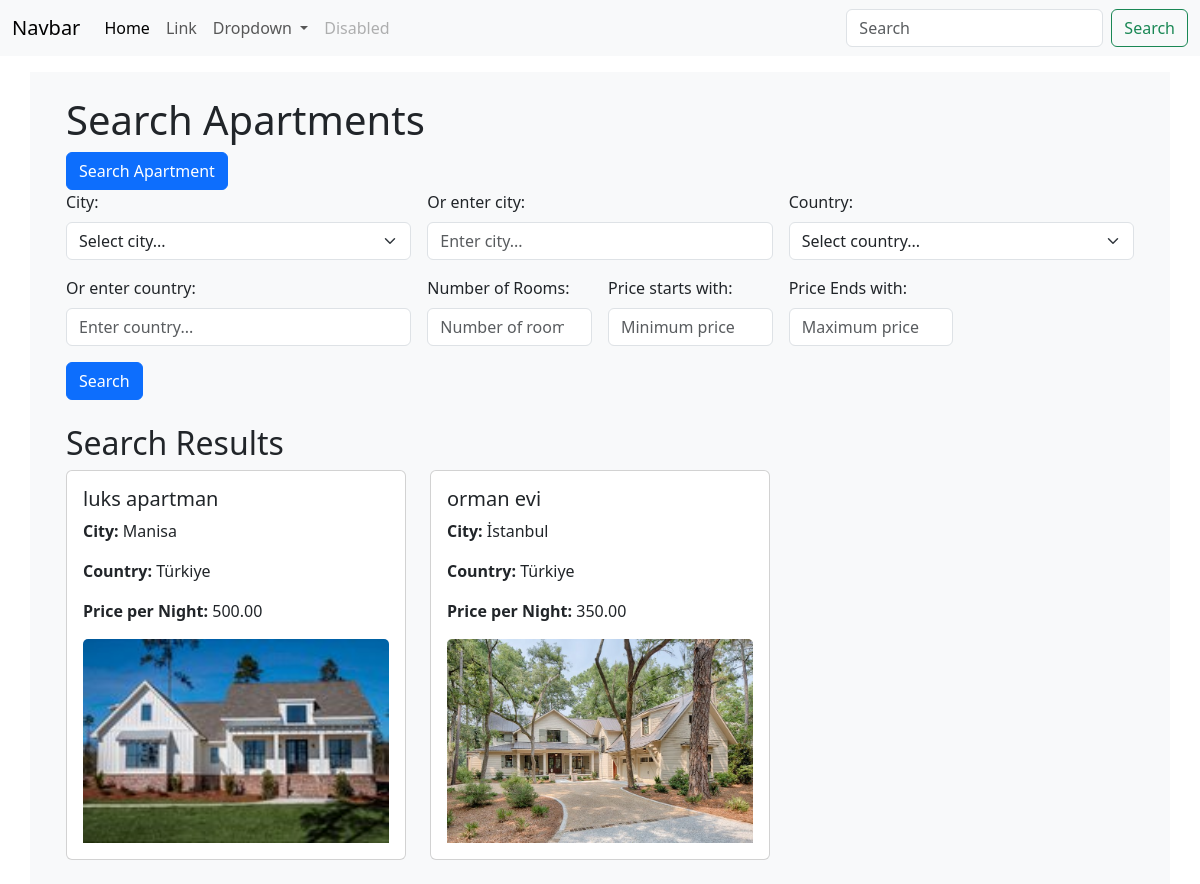
/search/, run on an earlier commit of the app's database.
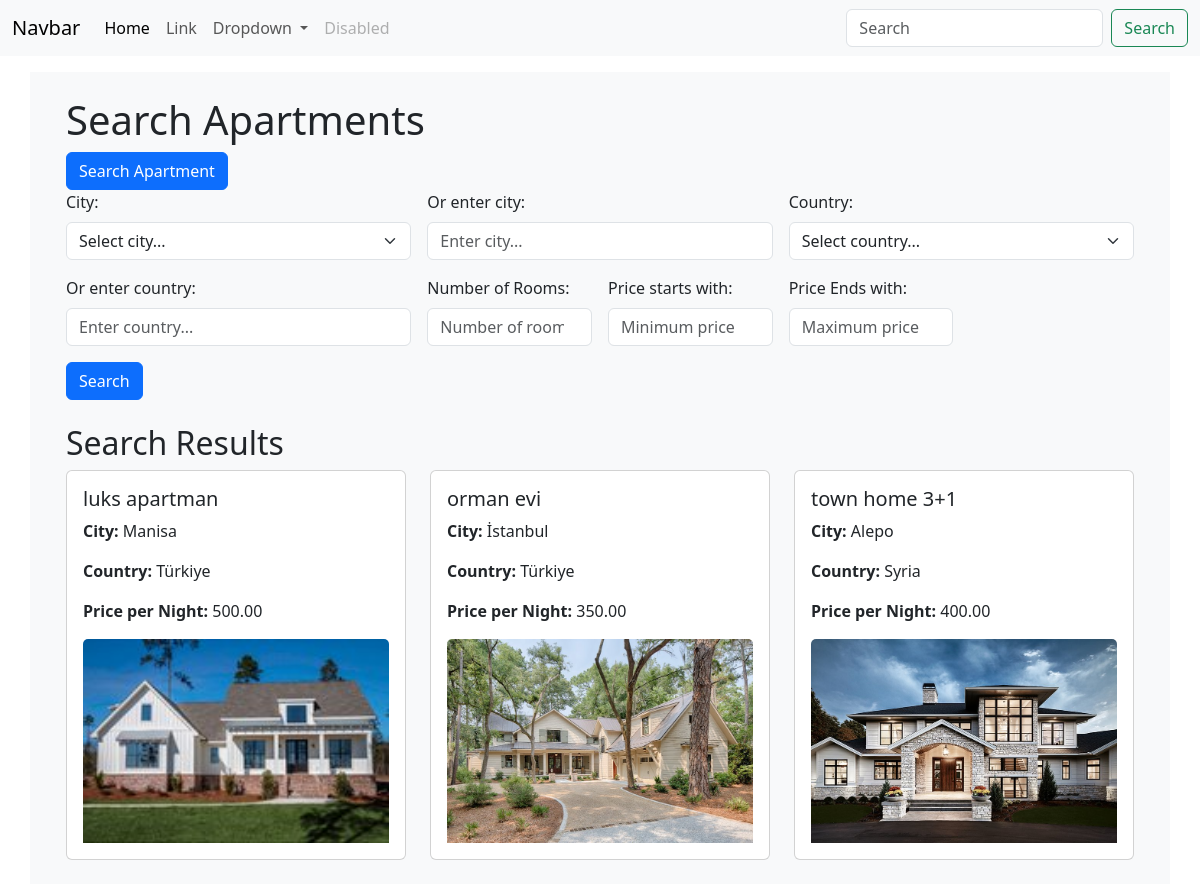
And on a later commit of the database.
### apartments/models.py (models this page shows, shortened)
class Apartment(models.Model):
    category = models.ForeignKey(Category, on_delete=models.CASCADE)
    country=models.ForeignKey(Country,on_delete=models.SET_NULL,null=True,blank=True)
    city = models.ForeignKey(City, on_delete=models.CASCADE)
    apt_name = models.CharField(max_length=255)
    description = models.TextField()
    cover_image=models.ImageField(upload_to='covers/',null=True)
    district = models.CharField(max_length=30)
    is_active = models.BooleanField(default=True)
    is_booked = models.BooleanField(default=False)
    rooms = models.IntegerField()
    beds = models.IntegerField()
    bath_rooms = models.IntegerField()
    wifi = models.BooleanField(default=False)
    tv = models.BooleanField(default=False)
    price_per_night = models.DecimalField(max_digits=10, decimal_places=2)
    user = models.ForeignKey(settings.AUTH_USER_MODEL, null=True, blank=True, on_delete=models.CASCADE)
    created_at = models.DateTimeField(auto_now_add=True,null=True)
    updated_at = models.DateTimeField(auto_now=True,null=True)

class City(models.Model):
    city_name = models.CharField(max_length=100)
    postal_code = models.IntegerField()
    country = models.ForeignKey(Country, on_delete=models.CASCADE)
    def __str__(self):
        return self.city_name

class Country(models.Model):
    country_name = models.CharField(max_length=100)
    def __str__(self):
        return self.country_name

### apartments/views.py (the view)
# urls.py: path('search/', views.search_apartments, name='search_apartments'),
def search_apartments(request):
    country_name=request.GET.get("country_input")
    country_id=request.GET.get("country_id")
    city_name = request.GET.get("city_input")
    city_select = request.GET.get("city_select")
    n_rooms = request.GET.get("n_rooms")
    price_starts = request.GET.get("price_starts")
    price_ends = request.GET.get("price_ends")
    apartments = Apartment.objects.all()
    if country_name:
        apartments = apartments.filter(country__country_name__contains=country_name)
    if country_id:
        apartments = apartments.filter(country=country_id)
    if city_name:
        apartments = apartments.filter(city__city_name__contains=city_name)
    if city_select:
        apartments = apartments.filter(city__city_name=city_select)
    if n_rooms:
        apartments = apartments.filter(rooms__gte=n_rooms)
    if  price_starts and price_ends:
        apartments = apartments.filter(price_per_night__range=(price_starts, price_ends))
    elif price_starts:
        apartments = apartments.filter(price_per_night__gte=price_starts)
    elif price_ends:
        apartments = apartments.filter(price_per_night__lte=price_ends)
    context = {
        'apartments': apartments,
        'cities': City.objects.all(),
        'countries': Country.objects.all().order_by('country_name'),
    }
    return render(request, 'apartment/find_apartment.html', context)

### templates/apartment/find_apartment.html (shortened to what this page needs)
<!DOCTYPE html>
{% extends "base.html" %}
{% block content %}
<div class="container bg-light p-4 mt-3">
<div class="container">
    <h1>Search Apartments</h1>
    {% include "partials/search_bar.html" %}
</div>
{% if apartments %}
<div class="container">
    <h2 class="mt-4">Search Results</h2>
    <div class="row row-cols-1 row-cols-md-2 row-cols-lg-3 g-4">
        {% for apartment in apartments %}
        <div class="col">
            <a href="{% url 'detail' apartment.id %}" class="card text-decoration-none">
                <div class="card-body">
                    <h5 class="card-title">{{ apartment.apt_name }}</h5>
                    <p class="card-text"><strong>City:</strong> {{ apartment.city }}</p>
                    <p class="card-text"><strong>Country:</strong> {{ apartment.country }}</p>
                    <p class="card-text"><strong>Price per Night:</strong> {{ apartment.price_per_night }}</p>
                    {% if apartment.cover_image %}
                    <img src="{{ apartment.cover_image.url }}" class="card-img-top" alt="Apartment Image">
                    {% endif %}
                </div>
            </a>
        </div>
        {% endfor %}
    </div>
</div>
{% else %}
<div class="container mt-4">
    <p>No apartments found.</p>
</div>
{% endif %}
</div>
{% endblock content %}

What changed in the data, as far as the page shows it:
added Apartment: apt_name "town home 3+1", city "Alepo", country "Syria", price_per_night "400.00", cover_image (picture)
